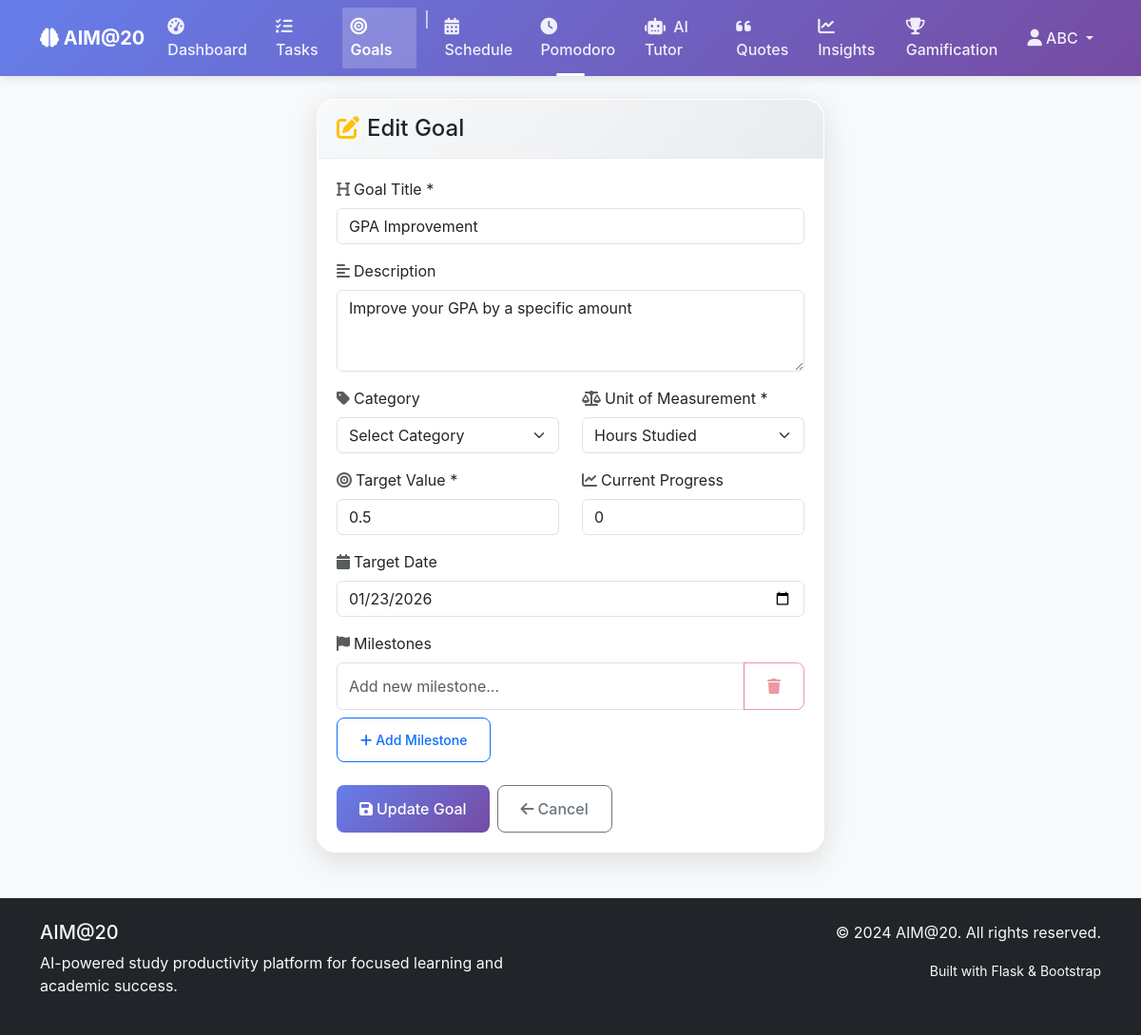
The app's page /goals/3/edit (signed in) with its own data.
### app/models.py (models this page shows, shortened)
class User(UserMixin, db.Model):
    id = db.Column(db.Integer, primary_key=True)
    username = db.Column(db.String(80), unique=True, nullable=False)
    email = db.Column(db.String(120), unique=True, nullable=False)
    password_hash = db.Column(db.String(128), nullable=False)
    is_admin = db.Column(db.Boolean, default=False)
    created_at = db.Column(db.DateTime, default=datetime.utcnow)
    last_login = db.Column(db.DateTime)
    tasks = db.relationship('Task', backref='user', lazy=True, cascade='all, delete-orphan')
    goals = db.relationship('Goal', backref='user', lazy=True, cascade='all, delete-orphan')
    schedules = db.relationship('Schedule', backref='user', lazy=True, cascade='all, delete-orphan')
    pomodoro_sessions = db.relationship('PomodoroSession', backref='user', lazy=True, cascade='all, delete-orphan')
    achievements = db.relationship('Achievement', backref='user', lazy=True, cascade='all, delete-orphan')
    user_settings = db.relationship('UserSettings', backref='user', lazy=True, cascade='all, delete-orphan', uselist=False)
    productivity_data = db.relationship('UserProductivity', backref='user', lazy=True, cascade='all, delete-orphan')
    ai_chats = db.relationship('AIChat', backref='user', lazy=True, cascade='all, delete-orphan')
    quizzes = db.relationship('Quiz', backref='user', lazy=True, cascade='all, delete-orphan')
    quiz_attempts = db.relationship('QuizAttempt', backref='user', lazy=True, cascade='all, delete-orphan')

class Goal(db.Model):
    id = db.Column(db.Integer, primary_key=True)
    user_id = db.Column(db.Integer, db.ForeignKey('user.id'), nullable=False)
    title = db.Column(db.String(200), nullable=False)
    description = db.Column(db.Text)
    category = db.Column(db.String(50))  # e.g., 'subject', 'exam', 'skill'
    target_value = db.Column(db.Float)  # e.g., grade, hours, completion %
    current_value = db.Column(db.Float, default=0)
    unit = db.Column(db.String(20))  # e.g., 'hours', 'grade', 'percentage'
    target_date = db.Column(db.DateTime)
    achieved = db.Column(db.Boolean, default=False)
    achieved_at = db.Column(db.DateTime)
    milestones = db.Column(db.Text)  # JSON string of milestones
    created_at = db.Column(db.DateTime, default=datetime.utcnow)
    def get_milestones(self):
        return json.loads(self.milestones) if self.milestones else []
    progress_history = db.relationship('GoalProgressHistory', backref='goal', lazy=True, cascade='all, delete-orphan')
    milestones = db.relationship('Milestone', backref='goal', lazy=True, cascade='all, delete-orphan', order_by='Milestone.order')

### app/routes/goals.py (the view, shortened to what this page needs)
@goals_bp.route('/<int:goal_id>/edit', methods=['GET', 'POST'])
@login_required
def edit(goal_id):
    goal = Goal.query.filter_by(id=goal_id, user_id=current_user.id).first_or_404()
    return render_template('goals/edit.html', title='Edit Goal', goal=goal)

### app/templates/goals/edit.html (shortened to what this page needs)
{% extends "base.html" %}
{% block content %}
<div class="container">
    <div class="row justify-content-center">
        <div class="col-md-8 col-lg-6">
            <div class="card">
                <div class="card-header">
                    <h2 class="h4 mb-0">
                        <i class="fas fa-edit me-2 text-warning"></i>Edit Goal
                    </h2>
                </div>
                <div class="card-body">
                    <form method="POST" action="{{ url_for('goals.edit', goal_id=goal.id) }}">
                        <div class="mb-3">
                            <label for="title" class="form-label">
                                <i class="fas fa-heading me-1 text-muted"></i>Goal Title *
                            </label>
                            <input type="text" class="form-control" id="title" name="title"
                                   value="{{ goal.title }}" required minlength="3" maxlength="200">
                        </div>
                        <div class="mb-3">
                            <label for="description" class="form-label">
                                <i class="fas fa-align-left me-1 text-muted"></i>Description
                            </label>
                            <textarea class="form-control" id="description" name="description" rows="3">{{ goal.description or '' }}</textarea>
                        </div>
                        <div class="row">
                            <div class="col-md-6">
                                <div class="mb-3">
                                    <label for="category" class="form-label">
                                        <i class="fas fa-tag me-1 text-muted"></i>Category
                                    </label>
                                    <select class="form-select" id="category" name="category">
                                        <option value="">Select Category</option>
                                    </select>
                                </div>
                            </div>
                            <div class="col-md-6">
                                <div class="mb-3">
                                    <label for="unit" class="form-label">
                                        <i class="fas fa-balance-scale me-1 text-muted"></i>Unit of Measurement *
                                    </label>
                                    <select class="form-select" id="unit" name="unit" required>
                                        <option value="hours" {{ 'selected' if goal.unit == 'hours' else '' }}>Hours Studied</option>
                                    </select>
                                </div>
                            </div>
                        </div>
                        <div class="row">
                            <div class="col-md-6">
                                <div class="mb-3">
                                    <label for="target_value" class="form-label">
                                        <i class="fas fa-bullseye me-1 text-muted"></i>Target Value *
                                    </label>
                                    <input type="number" class="form-control" id="target_value" name="target_value"
                                           value="{{ goal.target_value }}" required min="0.1" step="0.1">
                                </div>
                            </div>
                            <div class="col-md-6">
                                <div class="mb-3">
                                    <label for="current_value" class="form-label">
                                        <i class="fas fa-chart-line me-1 text-muted"></i>Current Progress
                                    </label>
                                    <input type="number" class="form-control" id="current_value" name="current_value"
                                           value="{{ goal.current_value or 0 }}" min="0" step="0.1">
                                </div>
                            </div>
                        </div>
                        <div class="mb-3">
                            <label for="target_date" class="form-label">
                                <i class="fas fa-calendar me-1 text-muted"></i>Target Date
                            </label>
                            <input type="date" class="form-control" id="target_date" name="target_date"
                                   value="{{ goal.target_date.strftime('%Y-%m-%d') if goal.target_date else '' }}">
                        </div>
                        <div class="mb-4">
                            <label class="form-label">
                                <i class="fas fa-flag me-1 text-muted"></i>Milestones
                            </label>
                            <div id="milestones-container">
                                {% set milestones = goal.get_milestones() %}
                                <div class="milestone-item mb-2">
                                    <div class="input-group">
                                        <input type="text" class="form-control milestone-input"
                                               placeholder="Add new milestone..."
                                               name="milestones[]">
                                        <button type="button" class="btn btn-outline-danger remove-milestone" disabled>
                                            <i class="fas fa-trash"></i>
                                        </button>
                                    </div>
                                </div>
                            </div>
                            <button type="button" class="btn btn-outline-primary btn-sm" id="add-milestone">
                                <i class="fas fa-plus me-1"></i>Add Milestone
                            </button>
                        </div>
                        <div class="d-flex gap-2">
                            <button type="submit" class="btn btn-primary">
                                <i class="fas fa-save me-1"></i>Update Goal
                            </button>
                            <a href="{{ url_for('goals.index') }}" class="btn btn-outline-secondary">
                                <i class="fas fa-arrow-left me-1"></i>Cancel
                            </a>
                        </div>
                    </form>
                </div>
            </div>
        </div>
    </div>
</div>
{% endblock %}

### app/templates/base.html (shortened to what this page needs)
<!DOCTYPE html>
<html lang="en">
<head>
    <link href="https://cdn.jsdelivr.net/npm/bootstrap@5.3.0/dist/css/bootstrap.min.css" rel="stylesheet">
    <link rel="stylesheet" href="https://cdnjs.cloudflare.com/ajax/libs/font-awesome/6.4.0/css/all.min.css">
    <link rel="stylesheet" href="{{ url_for('static', filename='css/style.css') }}">
</head>
<body>
    <nav class="navbar navbar-expand-lg navbar-dark bg-primary">
        <div class="container">
            <a class="navbar-brand" href="{{ url_for('main.index') }}">
                <i class="fas fa-brain"></i> AIM@20
            </a>
            <div class="collapse navbar-collapse" id="navbarNav">
                <ul class="navbar-nav me-auto">
                    {% if current_user.is_authenticated %}
                        <li class="nav-item">
                            <a class="nav-link {% if request.endpoint == 'main.dashboard' %}active{% endif %}" href="{{ url_for('main.dashboard') }}"
                               data-bs-toggle="tooltip" data-bs-placement="bottom" title="Your productivity dashboard">
                                <i class="fas fa-tachometer-alt me-1"></i>
                                <span class="d-none d-lg-inline">Dashboard</span>
                            </a>
                        </li>
                        <li class="nav-item">
                            <a class="nav-link" href="{{ url_for('tasks.index') }}" data-bs-toggle="tooltip" data-bs-placement="bottom" title="Manage your study tasks">
                                <i class="fas fa-tasks me-1"></i>
                                <span class="d-none d-lg-inline">Tasks</span>
                            </a>
                        </li>
                        <li class="nav-item">
                            <a class="nav-link {% if request.endpoint and 'goals' in request.endpoint %}active{% endif %}" href="{{ url_for('goals.index') }}" data-bs-toggle="tooltip" data-bs-placement="bottom" title="Track your study goals">
                                <i class="fas fa-bullseye me-1"></i>
                                <span class="d-none d-lg-inline">Goals</span>
                            </a>
                        </li>
                        <li class="nav-item"><span class="navbar-text text-white mx-2">|</span></li>
                        <li class="nav-item">
                            <a class="nav-link " href="{{ url_for('schedules.index') }}" data-bs-toggle="tooltip" data-bs-placement="bottom" title="AI-generated study schedules">
                                <i class="fas fa-calendar-alt me-1"></i>
                                <span class="d-none d-lg-inline">Schedule</span>
                            </a>
                        </li>
                        <li class="nav-item">
                            <a class="nav-link " href="{{ url_for('pomodoro.index') }}" data-bs-toggle="tooltip" data-bs-placement="bottom" title="Focus timer with Pomodoro technique">
                                <i class="fas fa-clock me-1"></i>
                                <span class="d-none d-lg-inline">Pomodoro</span>
                            </a>
                        </li>
                        <li class="nav-item">
                            <a class="nav-link " href="{{ url_for('ai_tutor.index') }}" data-bs-toggle="tooltip" data-bs-placement="bottom" title="AI-powered study assistance">
                                <i class="fas fa-robot me-1"></i>
                                <span class="d-none d-lg-inline">AI Tutor</span>
                            </a>
                        </li>
                        <li class="nav-item">
                            <a class="nav-link " href="{{ url_for('quotes.index') }}" data-bs-toggle="tooltip" data-bs-placement="bottom" title="Motivational quotes collection">
                                <i class="fas fa-quote-left me-1"></i>
                                <span class="d-none d-lg-inline">Quotes</span>
                            </a>
                        </li>
                        <li class="nav-item">
                            <a class="nav-link " href="{{ url_for('insights.index') }}" data-bs-toggle="tooltip" data-bs-placement="bottom" title="Productivity analytics and insights">
                                <i class="fas fa-chart-line me-1"></i>
                                <span class="d-none d-lg-inline">Insights</span>
                            </a>
                        </li>
                        <li class="nav-item">
                            <a class="nav-link " href="{{ url_for('gamification.index') }}" data-bs-toggle="tooltip" data-bs-placement="bottom" title="Badges, streaks, and achievements">
                                <i class="fas fa-trophy me-1"></i>
                                <span class="d-none d-lg-inline">Gamification</span>
                            </a>
                        </li>
                    {% endif %}
                </ul>
                <ul class="navbar-nav">
                    {% if current_user.is_authenticated %}
                        <li class="nav-item dropdown">
                            <a class="nav-link dropdown-toggle" href="#" id="userDropdown" role="button" data-bs-toggle="dropdown">
                                <i class="fas fa-user"></i> {{ current_user.username }}
                            </a>
                        </li>
                    {% endif %}
                </ul>
            </div>
        </div>
    </nav>
    <main class="container mt-4">
        {% block content %}{% endblock %}
    </main>
    <footer class="bg-dark text-light mt-5 py-4">
        <div class="container">
            <div class="row">
                <div class="col-md-6">
                    <h5>AIM@20</h5>
                    <p>AI-powered study productivity platform for focused learning and academic success.</p>
                </div>
                <div class="col-md-6 text-md-end">
                    <p>&copy; 2024 AIM@20. All rights reserved.</p>
                    <p><small>Built with Flask & Bootstrap</small></p>
                </div>
            </div>
        </div>
    </footer>
</body>
</html>

### records on screen
User: username "ABC"
Goal: title "GPA Improvement", description "Improve your GPA by a specific amount", target_value "0.5", current_value "0", target_date "01/23/2026"
